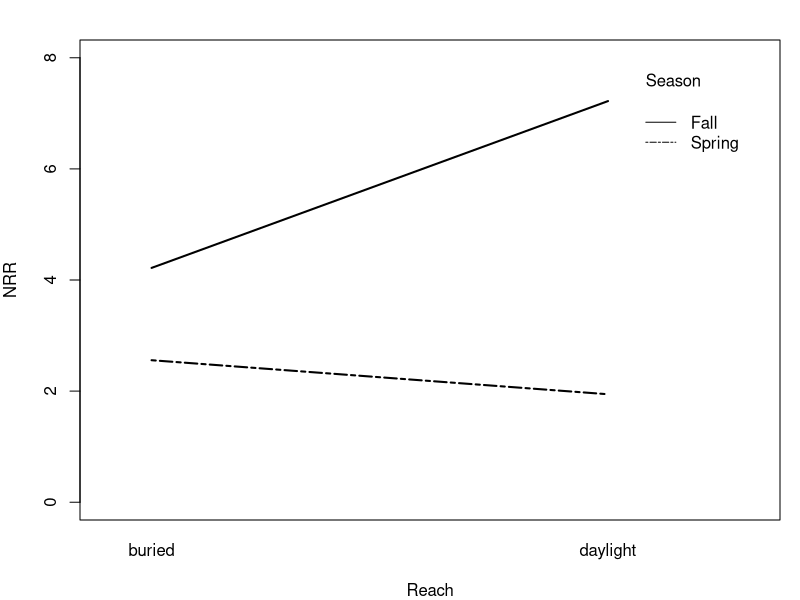
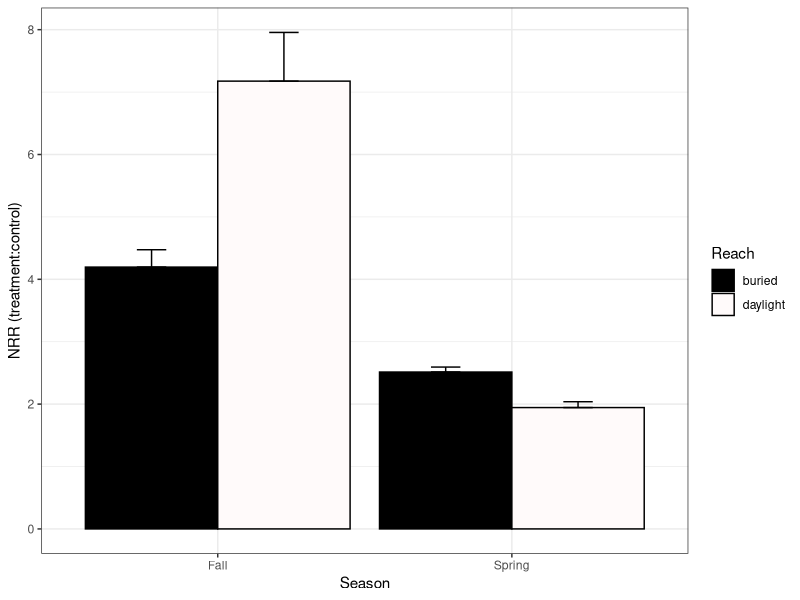
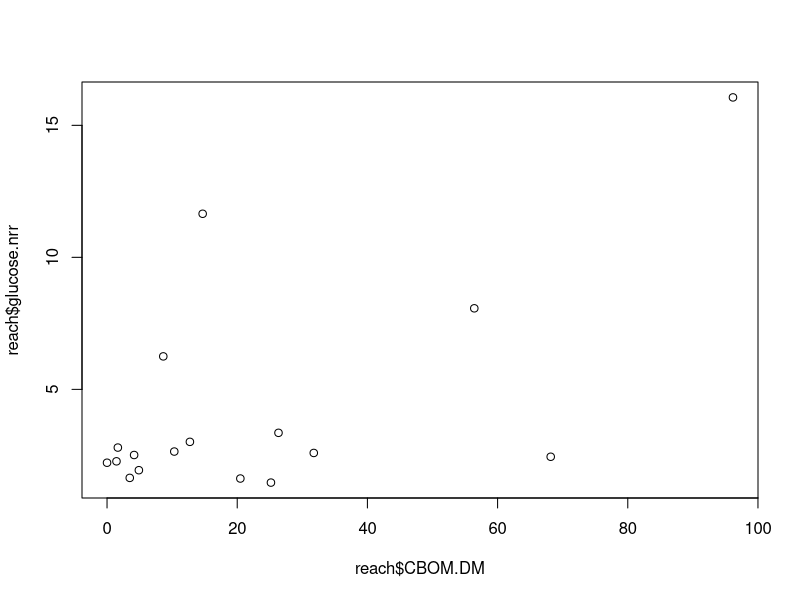
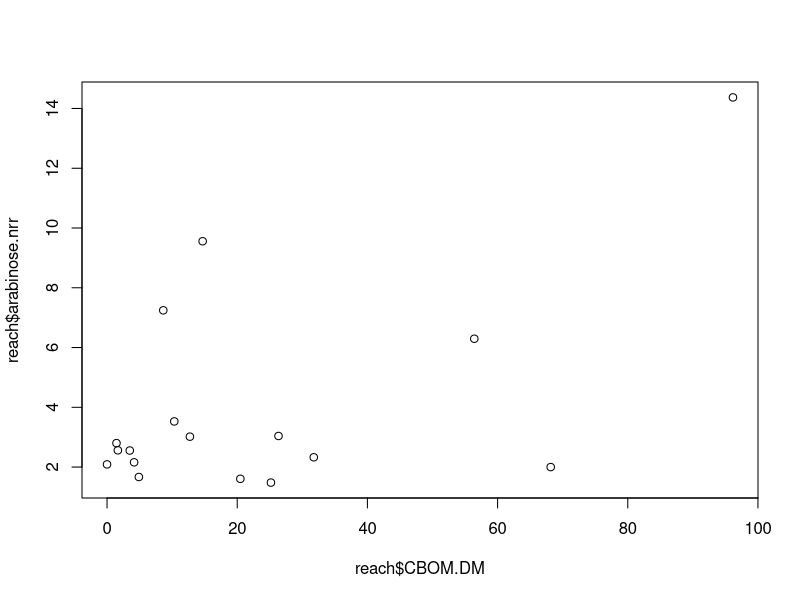
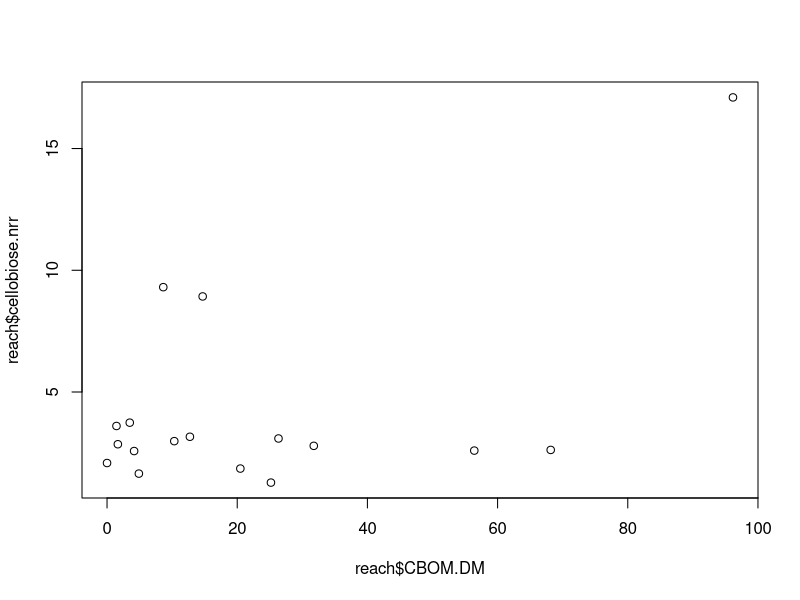

These charts were generated, in order, by the following R code: (Note: this script raises an error after producing the figures.)
#9-May-16
#This R script compiles all our final analyses from cincy.reach.R
#and cincy.nds.R.  Those two files contain the variance optimization 
#and model selection code.

############################################################################################
#load and set up data

#packages
install.packages("nlme")
install.packages("nortest")
install.packages("dplyr")
install.packages("multcomp")
install.packages("MASS")
install.packages("ggplot2")
library(nlme)
library(nortest)
library(dplyr)
library(multcomp)
library(MASS)
library(ggplot2)

#load and evaluate NDS data
nds<-read.table(file="cincy.nds.csv", header=T, sep=',')
str(nds)
unique(nds$stream)
unique(nds$season)
unique(nds$reach)
unique(nds$carbon)

nds$carbon <- factor(nds$carbon, levels = c("Control", "Arabinose", "Cellobiose", "Glucose"))

#load and evaluate REACH data
reach<-read.table(file="cincy.reach.csv", header=T, sep=',')
unique(reach$stream)
unique(reach$season)
unique(reach$reach)
str(reach)

############################################################################################
#Carbon limitation analysis with NDS data
fall<-subset(nds, season=="Fall")
spring<-subset(nds, season=="Spring")
fall.spring<-rbind(fall,spring)
fall.spring<-droplevels(fall.spring)#removes summer as a level bc it has no values

vf1 = varIdent(form = ~1|season*reach) 
vf2 = varExp(form = ~ fitted (.)|season)
vf3 = varIdent(form = ~1|stream)

M.nds<-lme(nrr~season*reach, random=~1|stream, 
           weights=varComb(vf1,vf2,vf3), data=fall.spring, 
           na.action=na.omit)
anova(M.nds)
summary(M.nds)

#interaction plot
op<-par(mfrow=c(1,1), mar=c(4,4,2,1))
x<-fall.spring[complete.cases(fall.spring),]#strips NA rows from data for plotting
x<-droplevels(x)#removes levels with no values, such as summer
with(x, 
     interaction.plot(reach,season,nrr, 
                      ylim=c(0,8),lty=c(1,12),lwd=2,ylab="NRR", 
                      xlab="Reach", trace.label="Season"))
par(op)
#fall has stronger NRR than spring, 
#but in spring, buried have greater response to added carbon
#whereas in fall, daylight reaches have greater response to added carbon

## Lines 71-79 can be replaced with 81-85
# data = data.frame(aggregate(nrr~season+reach, data=fall.spring, 
#             FUN=function(x) c(mean=mean(x), sd=sd(x), 
#             n=length(x), se=sd(x)/sqrt(length(x)))))
# data#look at aggregated data
# x=data.frame(reach=factor(c("Buried","Buried","Open","Open")), 
#             season=factor(c("Fall","Spring","Fall","Spring"), 
#             levels=c("Fall","Spring")), 
#             nrr.mean=c(4.19558058,2.51384505,7.17557390,1.94443149),
#             nrr.se=c(0.27504630,0.08000855,0.78039976,0.09377607))

x <- group_by(fall.spring, season, reach) %>%  # Grouping function causes subsequent functions to aggregate by season and reach
  summarize(nrr.mean = mean(nrr, na.rm = TRUE), # na.rm = TRUE to remove missing values
            nrr.sd=sd(nrr, na.rm = TRUE),  # na.rm = TRUE to remove missing values
            n = sum(!is.na(nrr)), # of observations, excluding NAs. 
            nrr.se=nrr.sd/sqrt(n))

p<-ggplot(data=x, 
          aes(x=season, y=nrr.mean, fill=reach)) + 
  geom_bar(stat="identity", 
           position=position_dodge(), color = "black") + 
  geom_errorbar(aes(ymin=nrr.mean, 
                    ymax=nrr.mean+nrr.se), width=0.2, 
                position=position_dodge(0.9)) + 
  scale_fill_manual(values=c("black","snow"))
p+xlab("Season")+ylab("NRR (treatment:control)")+labs(fill="Reach")+theme_bw()
############################################################################################
#Reach scale data analysis


############multivariate approach to incorporate glucose, arabinose, and cellobiose responses
############into a single model
install.packages("vegan")
library(vegan)

#http://cc.oulu.fi/~jarioksa/softhelp/vegan/html/adonis.html
y <- cbind(reach$glucose.nrr,reach$arabinose.nrr,reach$cellobiose.nrr)
L.y <- cbind(log(reach$glucose.nrr+1),log(reach$arabinose.nrr+1),log(reach$cellobiose.nrr+1))
adonis(y~CBOM.DM+FBOM.DM, data=reach, na.action=na.omit, perm=1e5)
  #runs a simulation that returns CBOM as significant (p=0.039) and FBOM as marginal (p=0.053)
M1<-adonis(y~CBOM.DM+FBOM.DM, data=reach, na.action=na.omit, perm=1e5)
coefficients(M1)#glucose is term 1, arabinose is term 2, cellobiose is term 3
summary(M1)

#interpretation:  the more CBOM and FBOM, the greater the response to added carbon in NDS

plot(reach$glucose.nrr~reach$CBOM.DM)
plot(reach$arabinose.nrr~reach$CBOM.DM)
plot(reach$cellobiose.nrr~reach$CBOM.DM)

#these look terrible...maybe it's better not to graph these?

############N acquisition enzymes
vf1<-varIdent(form = ~1|stream)

M.nace<-gls(NACE.DM~season, weights=vf1, 
         data=reach, na.action=na.omit, method="REML")
anova(M.nace)
summary(M.nace)

model.matrix.gls <- function(M.nace, ...){
  model.matrix(terms(M.nace), data = getData(M.nace), ...)  
}
model.frame.gls <- function(M.nace, ...){
  model.frame(formula(M.nace), data = getData(M.nace), ...)  
}
terms.gls <- function(M.nace, ...){
  terms(model.frame(M.nace),...)  
}

multCompTukey <- glht(M.nace, linfct = mcp(season = "Tukey")) 
summary(multCompTukey)

#interpretation:  more N acquisition effort in fall compared to spring

data = data.frame(aggregate(NACE.DM~season, data=reach, 
             FUN=function(x) c(mean=mean(x), sd=sd(x), 
             n=length(x), se=sd(x)/sqrt(length(x)))))
data#look at aggregated data
x=data.frame(season=factor(c("Fall","Spring","Summer"), 
             levels=c("Fall","Spring","Summer")), 
             NACE.mean=c(1292.0847,473.3486,1020.8635),
             NACE.se=c(154.7755,210.6108,138.3992))
p<-ggplot(data=x, 
          aes(x=season, y=NACE.mean)) + geom_bar(stat="identity", 
          position=position_dodge(), colour="black") + geom_errorbar(aes(ymin=NACE.mean, 
          ymax=NACE.mean+NACE.se), width=0.2, 
          position=position_dodge(0.9)) + scale_fill_manual(values=c("black"))

p+xlab("Season")+ylab("NACE (nmol g-1 DM h-1)")+theme_bw()
#check units with Brian


############DOPAH2, correlates to lignin degradation so a metric of recalcitrant carbon use
vf3<-varIdent(form=~1|season)

M.dopah2<-gls(DOPAH2.DM~reach, 
              weights=vf3, data=reach, na.action=na.omit)
anova(M.dopah2)
summary(M.dopah2)

#interpretation:  more lignin degradation effort in buried compared to daylight regardless of season

data = data.frame(aggregate(DOPAH2.DM~reach, data=reach, 
          FUN=function(x) c(mean=mean(x), sd=sd(x), 
          n=length(x), se=sd(x)/sqrt(length(x)))))
data#look at aggregated data
x=data.frame(reach=factor(c("Buried","Daylight"), 
          levels=c("Buried","Daylight")), 
          DOPAH2.mean=c(66.079513,29.633145),
          DOPAH2.se=c(8.583403,9.577104))
p<-ggplot(data=x, 
          aes(x=reach, y=DOPAH2.mean)) + geom_bar(stat="identity", 
          position=position_dodge(), colour="black") + geom_errorbar(aes(ymin=DOPAH2.mean, 
          ymax=DOPAH2.mean+DOPAH2.se), width=0.2, 
          position=position_dodge(0.9)) + scale_fill_manual(values=c("black"))

p+xlab("Reach")+ylab("DOPAH2 (nmol g-1 DM h-1)")+theme_bw()
#check units with Brian and write "DOPAH2" properly...wth is this stuff?

############POX, Brian Hill's alternate DOPA metric?
reach$L.POX<-log(reach$POX+1)

M.pox<-gls(L.POX~reach, data=reach, na.action=na.omit)
anova(M.pox)
summary(M.pox)

#interpretation:  more recalcitrant C degradation effort in buried compared to daylight 
    #regardless of season

data = data.frame(aggregate(POX~reach, data=reach, 
          FUN=function(x) c(mean=mean(x), sd=sd(x), 
          n=length(x), se=sd(x)/sqrt(length(x)))))
data#look at aggregated data
x=data.frame(reach=factor(c("Buried","Daylight"), 
          levels=c("Buried","Daylight")), 
          POX.mean=c(753199.1,324964.2),
          POX.se=c(136687.6,163517.4))
p<-ggplot(data=x, 
          aes(x=reach, y=POX.mean)) + geom_bar(stat="identity", 
          position=position_dodge(), colour="black") + geom_errorbar(aes(ymin=POX.mean, 
          ymax=POX.mean+POX.se), width=0.2, 
          position=position_dodge(0.9)) + scale_fill_manual(values=c("black"))

p+xlab("Reach")+ylab("POX (mol g-1 C h-1)")+theme_bw()

############LCI, index of carbon lability calculcated as recalcitrant/(labile+recalcitrant)
    #so a smaller number means there is more labile carbon and a bigger number means more
    #recalcitrant carbon

M.lci<-gls(LCI~season+reach+stream, data=reach, na.action=na.omit)
anova(M.lci)
summary(M.lci)

model.matrix.gls <- function(M.lci, ...){
  model.matrix(terms(M.lci), data = getData(M.lci), ...)  
}
model.frame.gls <- function(M.lci, ...){
  model.frame(formula(M.lci), data = getData(M.lci), ...)  
}
terms.gls <- function(M.lci, ...){
  terms(model.frame(M.lci),...)  
}

multCompTukey <- glht(M.lci, linfct = mcp(season = "Tukey")) 
summary(multCompTukey)

#spring and fall don't differ, but summer has more recalcitrant carbon than the fall
#daylight has more labile carbon than buried

data = data.frame(aggregate(LCI~season+reach, data=reach, 
          FUN=function(x) c(mean=mean(x), sd=sd(x), 
          n=length(x), se=sd(x)/sqrt(length(x)))))
data#look at aggregated data
x=data.frame(reach=factor(c("Buried","Buried","Buried","Open","Open","Open")), 
          season=factor(c("Fall","Spring","Summer","Fall","Spring","Summer"), 
          levels=c("Fall","Spring","Summer")), 
          LCI.mean=c(0.75679360,0.91763295,0.93085557,0.60661323,0.60207482,0.89880824),
          LCI.se=c(0.10750636,0.04472784,0.01133049,0.11575625,0.11305799,0.06472929))
p<-ggplot(data=x, 
          aes(x=season, y=LCI.mean, fill=reach)) + geom_bar(stat="identity", 
          position=position_dodge(), colour="black") + geom_errorbar(aes(ymin=LCI.mean, 
          ymax=LCI.mean+LCI.se), width=0.2, 
          position=position_dodge(0.9)) + scale_fill_manual(values=c("black","snow"))
p+xlab("Season")+ylab("LCI (recalcitrant/(labile+recalcitrant))")+labs(fill="Reach")+theme_bw()

############HIX, humification index from Pennino

new.reach<-reach[reach$HIX>0.71,]#subset data to remove outlier

vf1<-varIdent(form = ~1|stream)

M.hix<-gls(HIX~season+reach+stream, 
         weights=vf1, data=new.reach,na.action=na.omit) 
anova(M.hix)
summary(M.hix)

model.matrix.gls <- function(M.hix, ...){
  model.matrix(terms(M.hix), data = getData(M.hix), ...)  
}
model.frame.gls <- function(M.hix, ...){
  model.frame(formula(M.hix), data = getData(M.hix), ...)  
}
terms.gls <- function(M.hix, ...){
  terms(model.frame(M.hix),...)  
}

multCompTukey <- glht(M.hix, linfct = mcp(season = "Tukey")) 
summary(multCompTukey)

#Fall has higher humification index than spring or summer
#Daylight has higher humification index than buried, possibly due to terrestrial inputs to
  #open reaches

data = data.frame(aggregate(HIX~season+reach, data=new.reach, 
          FUN=function(x) c(mean=mean(x), sd=sd(x), 
          n=length(x), se=sd(x)/sqrt(length(x)))))
data#look at aggregated data
x=data.frame(reach=factor(c("Buried","Buried","Buried","Open","Open","Open")), 
          season=factor(c("Fall","Spring","Summer","Fall","Spring","Summer"), 
          levels=c("Fall","Spring","Summer")), 
          HIX.mean=c(0.889640833,0.875041500,0.894589833,0.938477000,0.881083500,0.874557750),
          HIX.se=c(0.024981359,0.001638500,0.005782358,0.009319571,0.014257931,0.014645250))
p<-ggplot(data=x, 
          aes(x=season, y=HIX.mean, fill=reach)) + geom_bar(stat="identity", 
          position=position_dodge(), colour="black") + geom_errorbar(aes(ymin=HIX.mean, 
          ymax=HIX.mean+HIX.se), width=0.2, 
          position=position_dodge(0.9)) + scale_fill_manual(values=c("black","snow"))
p+xlab("Season")+ylab("Humification Index (HIX))")+labs(fill="Reach")+theme_bw()

############BIX, biological freshness index from Pennino

M.bix<-gls(BIX~season, 
              data=reach,na.action=na.omit)  
anova(M.bix)
summary(M.bix)

model.matrix.gls <- function(M.bix, ...){
  model.matrix(terms(M.bix), data = getData(M.bix), ...)  
}
model.frame.gls <- function(M.bix, ...){
  model.frame(formula(M.bix), data = getData(M.bix), ...)  
}
terms.gls <- function(M.bix, ...){
  terms(model.frame(M.bix),...)  
}

multCompTukey <- glht(M.bix, linfct = mcp(season = "Tukey")) 
summary(multCompTukey)

#spring and summer have higher freshness than fall, but they don't differ from each other

data = data.frame(aggregate(BIX~season, data=reach, 
          FUN=function(x) c(mean=mean(x), sd=sd(x), 
          n=length(x), se=sd(x)/sqrt(length(x)))))
data#look at aggregated data
x=data.frame(season=factor(c("Fall","Spring","Summer"), 
          levels=c("Fall","Spring","Summer")), 
          BIX.mean=c(0.0981945833,0.7412309167,0.7377986000),
          BIX.se=c(0.0007789257,0.0059971767,0.0062660596))
p<-ggplot(data=x, 
          aes(x=season, y=BIX.mean)) + geom_bar(stat="identity", 
          position=position_dodge(), colour="black") + geom_errorbar(aes(ymin=BIX.mean, 
          ymax=BIX.mean+BIX.se), width=0.2, 
          position=position_dodge(0.9)) + scale_fill_manual(values=c("black"))

p+xlab("Season")+ylab("Biological Freshness Index (BIX)")+theme_bw()

############FI is fluorescence index from Pennino. bigger=microbial, lower=terrestrial

vf2<-varIdent(form=~1|reach)

M.fi<-gls(FI~season, weights=vf2, 
          data=reach, na.action=na.omit)

anova(M.fi)
summary(M.fi)

model.matrix.gls <- function(M.fi, ...){
  model.matrix(terms(M.fi), data = getData(M.fi), ...)  
}
model.frame.gls <- function(M.fi, ...){
  model.frame(formula(M.fi), data = getData(M.fi), ...)  
}
terms.gls <- function(M.fi, ...){
  terms(model.frame(M.fi),...)  
}

multCompTukey <- glht(M.fi, linfct = mcp(season = "Tukey")) 
summary(multCompTukey)

#fall has a larger terrestrial signature than spring or summer.  spring and summer not different
  #from each other

data = data.frame(aggregate(FI~season, data=reach, 
          FUN=function(x) c(mean=mean(x), sd=sd(x), 
          n=length(x), se=sd(x)/sqrt(length(x)))))
data#look at aggregated data
x=data.frame(season=factor(c("Fall","Spring","Summer"), 
          levels=c("Fall","Spring","Summer")), 
          FI.mean=c(0.335320000,1.278229250,1.262672300),
          FI.se=c(0.028975281,0.004810842,0.008548331))
p<-ggplot(data=x, 
          aes(x=season, y=FI.mean)) + geom_bar(stat="identity", 
          position=position_dodge(), colour="black") + geom_errorbar(aes(ymin=FI.mean, 
          ymax=FI.mean+FI.se), width=0.2, 
          position=position_dodge(0.9)) + scale_fill_manual(values=c("black"))

p+xlab("Season")+ylab("Fluoroscence Index (FI)")+theme_bw()

############P2H is protein to humic ratio from Pennino. bigger numbers are more protein like OM 
  #compared to humic-like OM

vf6<-varPower(form = ~ fitted(.))

M.p2h<-gls(P2H~season+reach+stream, 
        weights=vf6, data=new.reach,na.action=na.omit)

anova(M.p2h)
summary(M.p2h)

model.matrix.gls <- function(M.p2h, ...){
  model.matrix(terms(M.p2h), data = getData(M.p2h), ...)  
}
model.frame.gls <- function(M.p2h, ...){
  model.frame(formula(M.p2h), data = getData(M.p2h), ...)  
}
terms.gls <- function(M.p2h, ...){
  terms(model.frame(M.p2h),...)  
}

multCompTukey <- glht(M.p2h, linfct = mcp(season = "Tukey")) 
summary(multCompTukey)

#spring and summer have higher P2H than fall, daylight has lower P2H than buried with small
  #effect size, possibly due to greater biological activity using the better OM?

data = data.frame(aggregate(P2H~season+reach, data=new.reach, 
        FUN=function(x) c(mean=mean(x), sd=sd(x), 
        n=length(x), se=sd(x)/sqrt(length(x)))))
data#look at aggregated data
x=data.frame(reach=factor(c("Buried","Buried","Buried","Open","Open","Open")), 
        season=factor(c("Fall","Spring","Summer","Fall","Spring","Summer"), 
        levels=c("Fall","Spring","Summer")), 
        P2H.mean=c(0.04535483,0.79201250,0.60917967,0.03616317,0.67722583,0.67767175),
        P2H.se=c(0.01262531,0.06582000,0.04264401,0.01879541,0.08523015,0.03721975))
p<-ggplot(data=x, 
        aes(x=season, y=P2H.mean, fill=reach)) + geom_bar(stat="identity", 
        position=position_dodge(), colour="black") + geom_errorbar(aes(ymin=P2H.mean, 
        ymax=P2H.mean+P2H.se), width=0.2, 
        position=position_dodge(0.9)) + scale_fill_manual(values=c("black","snow"))
p+xlab("Season")+ylab("Protein to Humic Ratio)")+labs(fill="Reach")+theme_bw()
